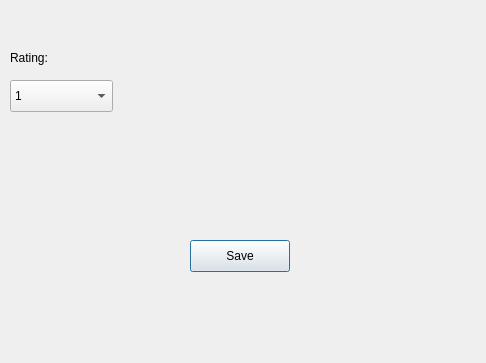
<?xml version="1.0" encoding="UTF-8"?>
<ui version="4.0">
 <class>Dialog</class>
 <widget class="QDialog" name="Dialog">
  <property name="geometry">
   <rect>
    <x>0</x>
    <y>0</y>
    <width>486</width>
    <height>363</height>
   </rect>
  </property>
  <property name="windowTitle">
   <string>Dialog</string>
  </property>
  <widget class="QLabel" name="label_4">
   <property name="geometry">
    <rect>
     <x>10</x>
     <y>50</y>
     <width>81</width>
     <height>16</height>
    </rect>
   </property>
   <property name="text">
    <string>Rating:</string>
   </property>
  </widget>
  <widget class="QComboBox" name="comboBox">
   <property name="geometry">
    <rect>
     <x>10</x>
     <y>80</y>
     <width>103</width>
     <height>32</height>
    </rect>
   </property>
   <item>
    <property name="text">
     <string>1</string>
    </property>
   </item>
   <item>
    <property name="text">
     <string>2</string>
    </property>
   </item>
   <item>
    <property name="text">
     <string>3</string>
    </property>
   </item>
   <item>
    <property name="text">
     <string>4</string>
    </property>
   </item>
   <item>
    <property name="text">
     <string>5</string>
    </property>
   </item>
  </widget>
  <widget class="QPushButton" name="pushButton">
   <property name="geometry">
    <rect>
     <x>190</x>
     <y>240</y>
     <width>100</width>
     <height>32</height>
    </rect>
   </property>
   <property name="text">
    <string>Save</string>
   </property>
  </widget>
 </widget>
 <resources/>
 <connections/>
</ui>
